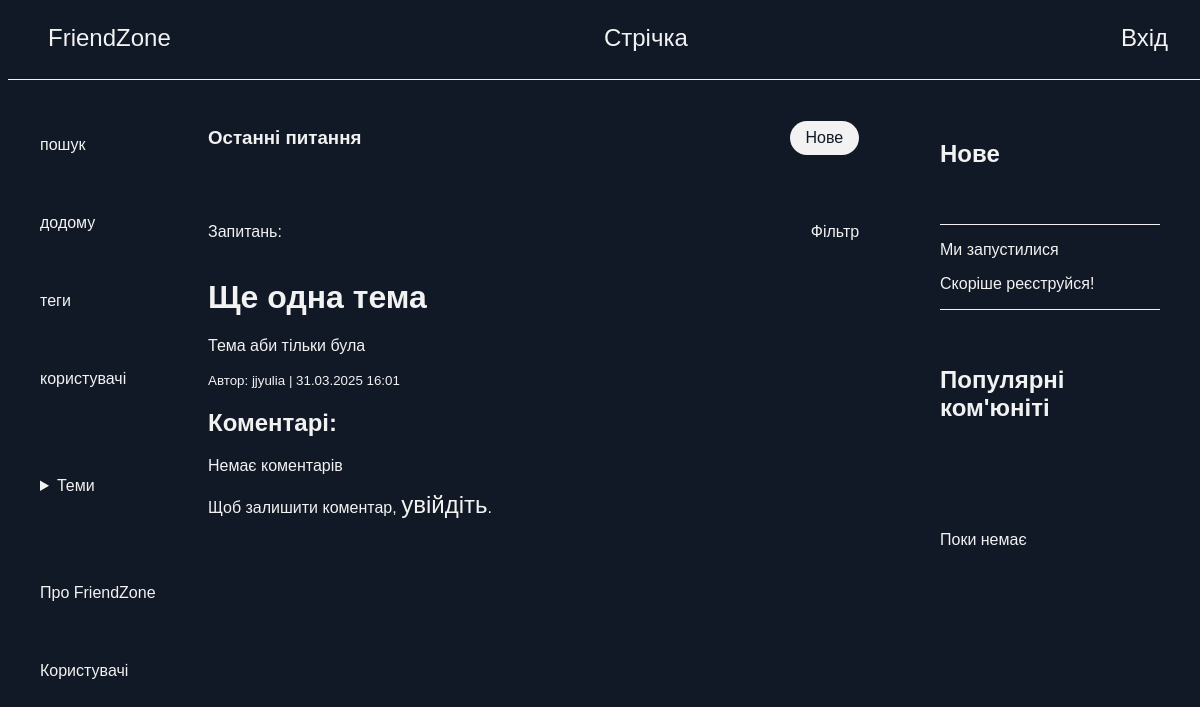
The app's page /topic/3/ with its own data.
### forum/models.py (models this page shows, shortened)
class Topic(models.Model):
    title = models.CharField(max_length=255)
    description = models.TextField(blank=True, null=True)
    created_at = models.DateTimeField(auto_now_add=True)
    created_by = models.ForeignKey(User, on_delete=models.CASCADE)

### forum/views.py (the view)
# urls.py: path('topic/<int:pk>/', topic_detail, name='topic_detail'),
def topic_detail(request, pk):
    topic = get_object_or_404(Topic, pk=pk)
    comments = topic.comments.all()
    form = CommentForm()
    return render(request, 'forum/topic_detail.html', {
        'topic': topic,
        'comments': comments,
        'form': form
    })

### forum/templates/forum/topic_detail.html
{% extends "forum/forum-feed.html" %}
{% block forum_content %}
{% load static %}
<link rel="stylesheet" href="{% static 'forum/../../../static/css/forum.css' %}">
<h1>{{ topic.title }}</h1>
<p>{{ topic.description }}</p>
<small>Автор: {{ topic.created_by.username }} | {{ topic.created_at|date:"d.m.Y H:i" }}</small>
<h2>Коментарі:</h2>
{% for comment in comments %}
    <p>{{ comment.message }} - <small>{{ comment.created_by.username }}</small></p>
{% empty %}
    <p>Немає коментарів</p>
{% endfor %}
{% if user.is_authenticated %}
    <h2>Залишити коментар:</h2>
    <form method="post" action="{% url 'add_comment' topic.pk %}">
        {% csrf_token %}
        {{ form.as_p }}
        <button type="submit">Коментувати</button>
    </form>
{% else %}
    <p>Щоб залишити коментар, <a href="{% url 'login' %}">увійдіть</a>.</p>
{% endif %}
{% endblock %}

### forum/static/css/forum.css (style rules this page uses)
html { background-color: #111826; color: #F2F2F2; font-family: 'Montserrat', sans-serif; font-size: 16px; }
a { font-size: 24px; color: #F2F2F2; text-decoration: none; }
p { font-size: 16px; }

### records on screen
Topic: title "Ще одна тема", description "Тема аби тільки була", created_by.username "jjyulia", created_at "31.03.2025 16:01"
